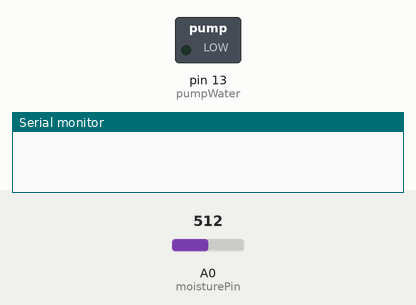
Simulated run of this sketch. Board: Arduino Uno, built with avr-gcc and run on an emulated ATmega328P. Parts: switched loads named in the sketch (green lamp = pin HIGH), the last lines printed to the serial monitor. Inputs (shaded band) come from the test bench; at power-on: A0 (moisturePin) = 512. WiFi joins after 1.5 s; servers stay silent unless stated.

Above: at 3.3 s.
3.4 s: A0 (moisturePin) set to 157
4.9 s: A0 (moisturePin) set to 141
At 5.4 s:
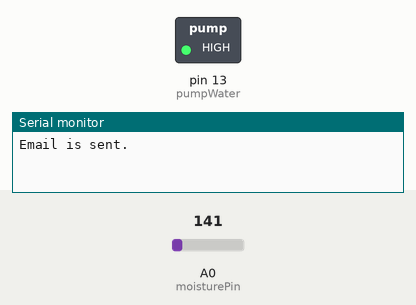
Timing chart, 0 to 7.9 s (numbered marks = the images above; inputs shaded):
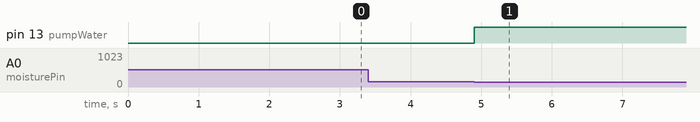

Measured:
- the behaviour switches between 150 and 149 on A0 (moisturePin) (found by bisection; images 0 and 1)
- after the input at 3.4 s, every drawn part: stays the same
- after the input at 4.9 s, pin 13 (pumpWater): LOW → HIGH at once

The sketch:

finalCode.ino
```cpp
#include <SPI.h>
#include <Ethernet.h>
#include <BlynkSimpleEthernet.h>

#define BLYNK_PRINT Serial
char auth[] = "62fc05b95b9a422f9eacfd75bd25ca3e";
int moisturePin =0;
int pumpWater = 13;
int moisVal;
int twoDays = 17280000000000;
boolean notSent = true;

  void setup() {
   Serial.begin(9600);
   pinMode(pumpWater, OUTPUT);
   Blynk.begin(auth);
     while (Blynk.connect() == false) {
        // Wait until connected
      }
    Blynk.email("rubijoanna@gmail.com", "Soil20", "Your plant was watered, she will live! Check water supply! ");
}//end of setUp

  void loop() {
    moisVal=analogRead(moisturePin);
    //Serial.print(moisVal); //debug
    delay(twoDays);
    if(moisVal<150){ //if dying
      water();
    }
}

  void water(){
      while(moisVal<720){
        digitalWrite(13, HIGH);   // turn the LED on (HIGH is the voltage level)
          if(notSent){
            Serial.println("Email is sent."); // This can be seen in the Serial Monitor
            Blynk.email("rubijoanna@gmail.com", "Subject: Button Logger", "You just pushed the button...");
            notSent = false;
          }
         Blynk.run();
      }//end of while
     digitalWrite(13, LOW);
     notSent = true;
     loop();
}//end of watering;
```
